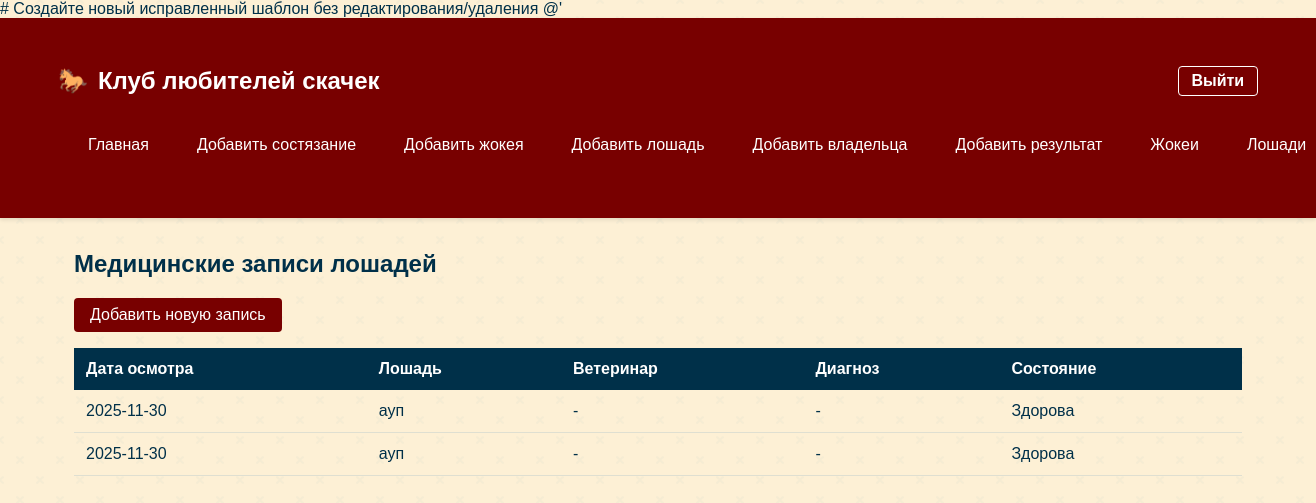
The page /medical-records (signed in) on the database its author committed.
### horse_racing_app/models.py (models this page shows)
class HorseMedicalRecord(db.Model):
    __tablename__ = 'horse_medical_records'
    id = db.Column(db.Integer, primary_key=True)
    horse_id = db.Column(db.Integer, db.ForeignKey('horses.id'), nullable=False)
    checkup_date = db.Column(db.Date, nullable=False)
    veterinarian = db.Column(db.String(100), nullable=False)
    diagnosis = db.Column(db.Text)
    treatment = db.Column(db.Text)
    next_checkup_date = db.Column(db.Date)
    is_healthy = db.Column(db.Boolean, default=True)
    horse = db.relationship('Horse', backref=db.backref('medical_records', lazy=True))

class Horse(db.Model):
    __tablename__ = 'horses'
    id = db.Column(db.Integer, primary_key=True)
    name = db.Column(db.String(100), nullable=False)
    gender = db.Column(db.String(10), nullable=False)
    age = db.Column(db.Integer, nullable=False)
    owner_id = db.Column(db.Integer, db.ForeignKey('owners.id'), nullable=False)
    results = db.relationship('Result', backref='horse', lazy=True)

### horse_racing_app/app.py (the view)
@app.route('/medical-records')
def medical_records():
    records = HorseMedicalRecord.query.order_by(HorseMedicalRecord.checkup_date.desc()).all()
    return render_template('medical_records.html', records=records)

### horse_racing_app/app.py (called while the page is built)
@login_manager.user_loader
def load_user(user_id):
    return User.query.get(int(user_id))

### horse_racing_app/templates/medical_records.html (shortened to what this page needs)
{% extends "base.html" %}
{% block content %}
<div class="container mt-4">
    <h2>Медицинские записи лошадей</h2>
    <a href="{{ url_for('add_medical_record') }}" class="btn btn-primary mb-3">
        Добавить новую запись
    </a>
    {% if records %}
    <table class="table table-striped">
        <thead>
            <tr>
                <th>Дата осмотра</th>
                <th>Лошадь</th>
                <th>Ветеринар</th>
                <th>Диагноз</th>
                <th>Состояние</th>
            </tr>
        </thead>
        <tbody>
            {% for record in records %}
            <tr>
                <td>{{ record.checkup_date }}</td>
                <td>{{ record.horse.name }}</td>
                <td>{{ record.veterinarian }}</td>
                <td>
                    {{ record.diagnosis[:50] }}
                </td>
                <td>
                    {% if record.is_healthy %}
                    <span class="badge bg-success">Здорова</span>
                    {% else %}
                    <span class="badge bg-warning">На лечении</span>
                    {% endif %}
                </td>
            </tr>
            {% endfor %}
        </tbody>
    </table>
    {% else %}
    <div class="alert alert-info">
        Нет медицинских записей.
        <a href="{{ url_for('add_medical_record') }}">Добавить первую запись</a>
    </div>
    {% endif %}
</div>
{% endblock %}

### horse_racing_app/static/style.css (style rules this page uses)
:root { --color-primary: #780000; --color-secondary: #c1121f; --color-background: #fdf0d5; --color-dark: #003049; --color-accent: #669bbc; }
body { background-color: var(--color-background); color: var(--color-dark); font-family: 'Arial', sans-serif; margin: 0; padding: 0; }
.container { max-width: 1200px; margin: 2rem auto; padding: 0 1rem; }
.btn { display: inline-block; padding: 0.5rem 1rem; background-color: var(--color-accent); color: white; text-decoration: none; border-radius: 4px; border: none; cursor: pointer; transition: background-color 0.3s; }
.btn-primary { background-color: var(--color-primary); }
.table { width: 100%; border-collapse: collapse; margin-top: 1rem; }
.table th, .table td { padding: 0.75rem; text-align: left; border-bottom: 1px solid #ddd; }
.table th { background-color: var(--color-accent); color: white; }
.btn { transition: all 0.3s ease; position: relative; overflow: hidden; }
.table th { background-color: var(--color-dark); color: white; border: none; }
.table td { border-color: rgba(102, 155, 188, 0.2); }

### rows shown on the page
HorseMedicalRecord: checkup_date "2025-11-30", horse.name "ауп", veterinarian "-", diagnosis "-", is_healthy "Здорова"
HorseMedicalRecord: checkup_date "2025-11-30", horse.name "ауп", veterinarian "-", diagnosis "-", is_healthy "Здорова"
